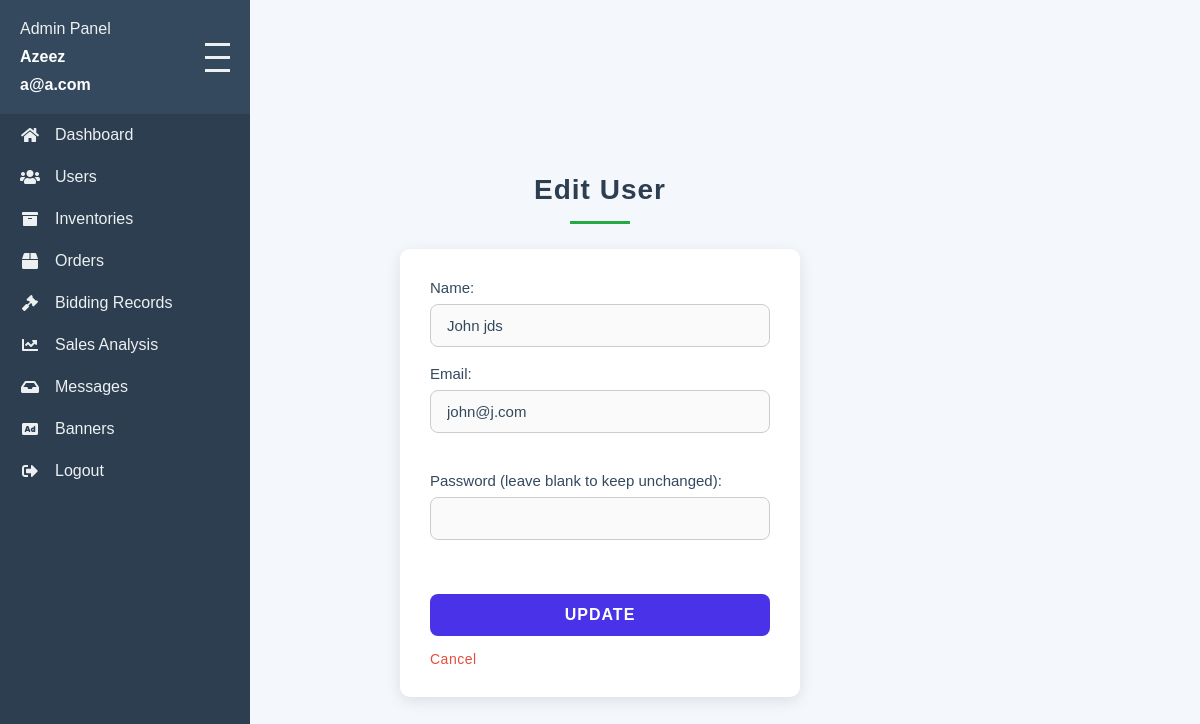
The page /admin/edit-user.php?user_id=68 (signed in) on the database its author committed.
### tables this page shows
CREATE TABLE IF NOT EXISTS `user` (
  `user_id` bigint NOT NULL AUTO_INCREMENT,
  `user_type_id` int NOT NULL,
  `name` varchar(100) NOT NULL,
  `email` varchar(100) NOT NULL,
  `password` varchar(100) NOT NULL,
  `profile_picture` text,
  `last_login` timestamp NULL DEFAULT NULL,
  `created_at` timestamp NOT NULL DEFAULT CURRENT_TIMESTAMP,
  `updated_at` timestamp NOT NULL DEFAULT CURRENT_TIMESTAMP ON UPDATE CURRENT_TIMESTAMP,
  PRIMARY KEY (`user_id`),
  UNIQUE KEY `email` (`email`),
  KEY `user_type_id_user_FK` (`user_type_id`)
);

### admin/edit-user.php (the view, shortened to what this page needs)
<?php
include 'php-config/db-conn.php';
if (isset($_SESSION['admin_id'])) {
    $userId = $_SESSION['admin_id'];
    $sql = "SELECT name, email FROM user WHERE user_id = ?";
    $stmt = $conn->prepare($sql);
    $stmt->bind_param("i", $userId);
    $stmt->execute();
    $result = $stmt->get_result();
    if ($result && $row = $result->fetch_assoc()) {
        $adminEmail = $row['email'];
        $adminName = $row['name'];
    }
} else {
    header('Location: index.php');
}
$userId = intval($_GET['user_id']);
$sql = "SELECT user_id, name, email, user_type_id FROM user WHERE user_id = ?";
$stmt = $conn->prepare($sql);
$stmt->bind_param('i', $userId);
$stmt->execute();
$user = $stmt->get_result()->fetch_assoc();
?>
<!DOCTYPE html>
<html lang="en">
<head>
    <link rel="stylesheet" href="https://cdnjs.cloudflare.com/ajax/libs/font-awesome/5.15.3/css/all.min.css">
    <link rel="stylesheet" href="css/styles.css">
    <link rel="stylesheet" href="css/edit-userpage.css">
</head>
<body>
    <div class="sidebar">
        <div class="sidebar-header">
            <div class="sidebar-header-content">
                <span>Admin Panel</span>
                <span style="font-weight: bold; color: #fff;"><?php echo htmlspecialchars($adminName); ?></span>
                <span style="font-weight: bold; color: #fff;"><?php echo htmlspecialchars($adminEmail); ?></span>
            </div>
            <div class="hamburger" onclick="toggleSidebar()">
                <div class="hamburger-line"></div>
                <div class="hamburger-line"></div>
                <div class="hamburger-line"></div>
            </div>
        </div>
        <nav class="sidebar-nav">
            <a href="dashboard-page.php"><i class="fas fa-home"></i> <span>Dashboard</span></a>
            <a href="user-page.php"><i class="fas fa-users"></i> <span>Users</span></a>
            <a href="inventory-page.php"><i class="fas fa-archive"></i> <span>Inventories</span></a>
            <a href="order-page.php"><i class="fas fa-box"></i> <span>Orders</span></a>
            <a href="bidding-record-page.php"><i class="fas fa-gavel"></i> <span>Bidding Records</span></a>
            <a href="sales-analysis.php"><i class="fas fa-chart-line"></i> <span>Sales Analysis</span></a>
            <a href="message-page.php"><i class="fas fa-inbox"></i> <span>Messages</span></a>
            <a href="banner-page.php"><i class="fas fa-ad"></i> <span>Banners</span></a>
            <a href="php-config/logout.php"><i class="fas fa-sign-out-alt"></i> <span>Logout</span></a>
        </nav>
    </div>
    <div class="container">
        <h2>Edit User</h2>
        <form action="" method="POST">
            <label for="name">Name:</label>
            <input type="text" id="name" name="name" value="<?php echo htmlspecialchars($user['name']); ?>" required>
            <br>
            <label for="email">Email:</label>
            <input type="email" id="email" name="email" value="<?php echo htmlspecialchars($user['email']); ?>" required>
            <br>
            <label for="password">Password (leave blank to keep unchanged):</label>
            <input type="password" id="password" name="password">
            <br>
            <button type="submit">Update</button>
            <a href="user-page.php" class="cancel-btn">Cancel</a>
        </form>
    </div>
</body>
</html>

### admin/css/edit-userpage.css (style rules this page uses)
body { font-family: 'Arial', sans-serif; background-color: #f4f7fc; margin: 0; padding: 0; display: flex; justify-content: center; align-items: center; height: 100vh; color: #34495e; }
form { background-color: #fff; padding: 30px; border-radius: 10px; box-shadow: 0px 4px 15px rgba(0, 0, 0, 0.1); width: 400px; max-width: 100%; transition: all 0.3s ease; font-size: 14px; }
h2 { font-size: 28px; color: #2c3e50; text-align: center; margin-bottom: 25px; font-weight: 600; letter-spacing: 1px; }
label { font-size: 15px; color: #34495e; margin-bottom: 8px; display: block; font-weight: 500; }
input[type="text"], input[type="email"], input[type="number"], input[type="password"] { width: 100%; padding: 12px 16px; margin-bottom: 18px; border: 1px solid #ccc; border-radius: 8px; font-size: 15px; color: #34495e; background-color: #fafafa; transition: all 0.3s ease; }
button[type="submit"] { background-color: #4a32e8; color: white; border: none; padding: 12px 20px; font-size: 16px; font-weight: 600; border-radius: 8px; cursor: pointer; transition: all 0.3s ease; width: 100%; margin-top: 15px; letter-spacing: 1px; text-transform: uppercase; }
a.cancel-btn { display: inline-block; text-align: center; text-decoration: none; color: #e74c3c; font-size: 14px; margin-top: 15px; font-weight: 500; transition: all 0.3s ease; letter-spacing: 0.5px; }

### admin/css/general.css (style rules this page uses)
:root { --bg-primary: #2c3e50; --bg-secondary: #34495e; --text-color: #ecf0f1; --hover-color: #3498db; }
* { font-family: Arial, Segoe UI; margin: 0; padding: 0; box-sizing: border-box; }
body { background-color: #f4f6f7; display: flex; margin: 0; padding: 0; height: 100vh; }

### admin/css/user-page.css (style rules this page uses)
h2 { text-align: center; font-size: 28px; color: #333; margin-top: 70px; margin-bottom: 20px; font-weight: bold; opacity: 0; transform: translateY(20px); animation: fadeInUp 1s forwards; }
h2::after { content: ""; display: block; width: 60px; height: 3px; background-color: #28a745; margin: 15px auto 0; }

### admin/css/navbar.css (style rules this page uses)
:root { --bg-primary: #2c3e50; --bg-secondary: #34495e; --text-color: #ecf0f1; --hover-color: #3498db; }
* { margin: 0; padding: 0; box-sizing: border-box; }
.sidebar { width: 250px; background-color: var(--bg-primary); color: var(--text-color); transition: width 0.3s ease; overflow: hidden; position: fixed; top: 0; left: 0; height: 100vh; z-index: 1000; }
.hamburger { cursor: pointer; display: flex; flex-direction: column; justify-content: center; align-items: center; }
.hamburger-line { width: 25px; height: 3px; background-color: var(--text-color); margin: 5px 0; transition: 0.4s; }
.sidebar-header { display: flex; align-items: center; padding: 20px; background-color: var(--bg-secondary); position: relative; justify-content: space-between; }
.sidebar-header-content { display: flex; flex-grow: 1; row-gap: 10px; flex-direction: column; }
.sidebar-nav a { display: flex; align-items: center; color: var(--text-color); text-decoration: none; padding: 12px 20px; transition: all 0.3s ease; }
.sidebar-nav a i { margin-right: 15px; width: 20px; text-align: center; }

### rows shown on the page
user: name "Azeez", email "a@a.com"
user: name "John jds", email "john@j.com"
